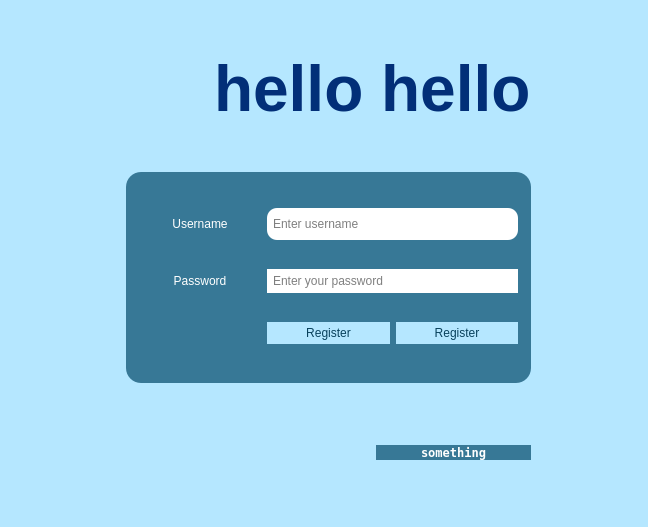
<?xml version="1.0" encoding="UTF-8"?>
<ui version="4.0">
 <class>Form</class>
 <widget class="QWidget" name="Form">
  <property name="geometry">
   <rect>
    <x>0</x>
    <y>0</y>
    <width>648</width>
    <height>527</height>
   </rect>
  </property>
  <property name="windowTitle">
   <string>Form</string>
  </property>
  <property name="styleSheet">
   <string notr="true">background-color: #b5e7ff;</string>
  </property>
  <layout class="QGridLayout" name="gridLayout">
   <item row="0" column="1">
    <spacer name="verticalSpacer_2">
     <property name="orientation">
      <enum>Qt::Vertical</enum>
     </property>
     <property name="sizeHint" stdset="0">
      <size>
       <width>20</width>
       <height>155</height>
      </size>
     </property>
    </spacer>
   </item>
   <item row="0" column="2" colspan="2">
    <widget class="QLabel" name="label">
     <property name="font">
      <font>
       <pointsize>48</pointsize>
       <weight>75</weight>
       <bold>true</bold>
      </font>
     </property>
     <property name="styleSheet">
      <string notr="true">color: rgb(2, 47, 120);</string>
     </property>
     <property name="text">
      <string>hello hello</string>
     </property>
    </widget>
   </item>
   <item row="1" column="0">
    <spacer name="horizontalSpacer">
     <property name="orientation">
      <enum>Qt::Horizontal</enum>
     </property>
     <property name="sizeType">
      <enum>QSizePolicy::Minimum</enum>
     </property>
     <property name="sizeHint" stdset="0">
      <size>
       <width>115</width>
       <height>20</height>
      </size>
     </property>
    </spacer>
   </item>
   <item row="1" column="1" colspan="3">
    <widget class="QFrame" name="frameBody">
     <property name="minimumSize">
      <size>
       <width>391</width>
       <height>211</height>
      </size>
     </property>
     <property name="styleSheet">
      <string notr="true">background-color:#377896;
border-radius: 15px;
padding: 4px;</string>
     </property>
     <property name="frameShape">
      <enum>QFrame::StyledPanel</enum>
     </property>
     <property name="frameShadow">
      <enum>QFrame::Raised</enum>
     </property>
     <layout class="QGridLayout" name="gridLayout_2">
      <item row="0" column="0">
       <widget class="QLabel" name="lblUsername">
        <property name="styleSheet">
         <string notr="true">color:white;
border-radius: 15px;
border-color: black;
padding: 4px;
</string>
        </property>
        <property name="text">
         <string>Username</string>
        </property>
        <property name="alignment">
         <set>Qt::AlignCenter</set>
        </property>
       </widget>
      </item>
      <item row="0" column="1" colspan="2">
       <widget class="QLineEdit" name="lineEditUserName">
        <property name="enabled">
         <bool>true</bool>
        </property>
        <property name="sizePolicy">
         <sizepolicy hsizetype="Preferred" vsizetype="Fixed">
          <horstretch>0</horstretch>
          <verstretch>0</verstretch>
         </sizepolicy>
        </property>
        <property name="styleSheet">
         <string notr="true">
border-radius: 10px;
padding: 4px;
background-color: white;
height: 24</string>
        </property>
        <property name="placeholderText">
         <string>Enter username</string>
        </property>
       </widget>
      </item>
      <item row="1" column="0">
       <widget class="QLabel" name="lblPassword">
        <property name="styleSheet">
         <string notr="true">color: white;</string>
        </property>
        <property name="text">
         <string>Password</string>
        </property>
        <property name="alignment">
         <set>Qt::AlignCenter</set>
        </property>
       </widget>
      </item>
      <item row="1" column="1" colspan="2">
       <widget class="QLineEdit" name="lineEditPassword">
        <property name="styleSheet">
         <string notr="true">background-color: white;
border-radius: 15px;
padding: 4px;</string>
        </property>
        <property name="text">
         <string/>
        </property>
        <property name="echoMode">
         <enum>QLineEdit::Password</enum>
        </property>
        <property name="placeholderText">
         <string>Enter your password</string>
        </property>
       </widget>
      </item>
      <item row="2" column="1">
       <widget class="QPushButton" name="btnRegister">
        <property name="styleSheet">
         <string notr="true">background-color:#b5e7ff;
color: #08415c;
border-radius: 15px;
padding: 4px;
text-align: center;</string>
        </property>
        <property name="text">
         <string>Register</string>
        </property>
       </widget>
      </item>
      <item row="2" column="2">
       <widget class="QPushButton" name="btnRegister_2">
        <property name="styleSheet">
         <string notr="true">background-color:#b5e7ff;
color: #08415c;
border-radius: 15px;
padding: 4px;
text-align: center;</string>
        </property>
        <property name="text">
         <string>Register</string>
        </property>
       </widget>
      </item>
     </layout>
     <zorder>lineEditUserName</zorder>
     <zorder>lineEditPassword</zorder>
     <zorder>lblPassword</zorder>
     <zorder>btnRegister</zorder>
     <zorder>lblUsername</zorder>
     <zorder>btnRegister_2</zorder>
    </widget>
   </item>
   <item row="1" column="4">
    <spacer name="horizontalSpacer_2">
     <property name="orientation">
      <enum>Qt::Horizontal</enum>
     </property>
     <property name="sizeType">
      <enum>QSizePolicy::Minimum</enum>
     </property>
     <property name="sizeHint" stdset="0">
      <size>
       <width>106</width>
       <height>20</height>
      </size>
     </property>
    </spacer>
   </item>
   <item row="2" column="2">
    <spacer name="verticalSpacer">
     <property name="orientation">
      <enum>Qt::Vertical</enum>
     </property>
     <property name="sizeHint" stdset="0">
      <size>
       <width>20</width>
       <height>125</height>
      </size>
     </property>
    </spacer>
   </item>
   <item row="2" column="3">
    <widget class="QPushButton" name="pushButton">
     <property name="font">
      <font>
       <family>Terminal</family>
       <pointsize>9</pointsize>
       <weight>75</weight>
       <bold>true</bold>
      </font>
     </property>
     <property name="styleSheet">
      <string notr="true">color: rgb(255, 255, 255);
background-color: rgb(55, 120, 150);
border-radius: 30px;
</string>
     </property>
     <property name="text">
      <string>something</string>
     </property>
    </widget>
   </item>
  </layout>
 </widget>
 <resources/>
 <connections/>
</ui>
